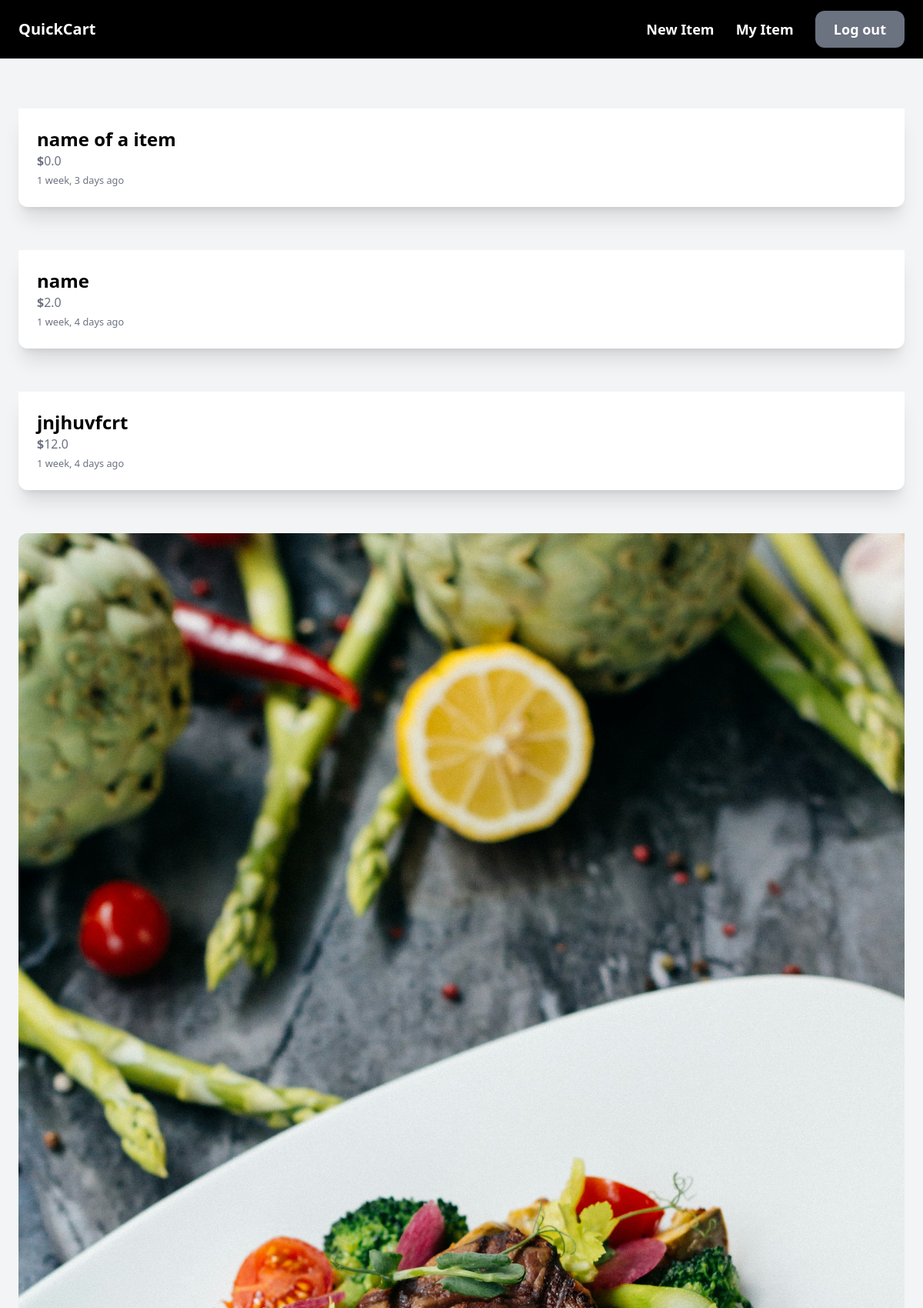
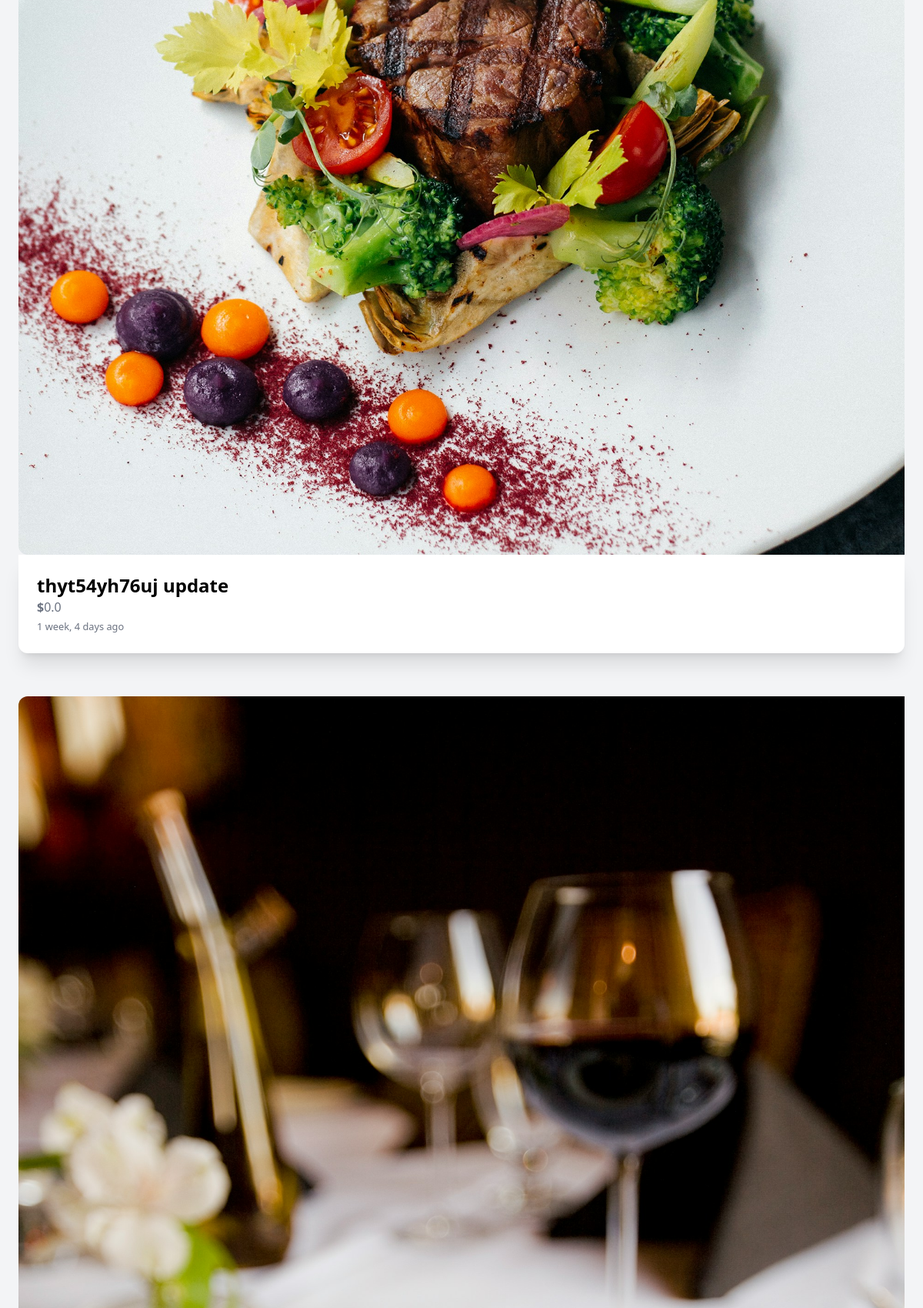
The app's page /user/item/ (signed in, upper part) with its own data (2 pictures, top to bottom).
### core/models.py (models this page shows, shortened)
class Item(models.Model):
    category = models.ForeignKey(Category,on_delete=models.CASCADE)
    author = models.ForeignKey(User,on_delete=models.CASCADE)
    name = models.CharField(max_length=100)
    discription = models.TextField(null=True,blank=True)
    created_by = models.DateTimeField(auto_now_add=True)
    updated_by = models.DateTimeField(auto_now=True)
    price = models.FloatField(null=True,blank=True,default=0.00)
    image = models.ImageField(default='pics.jpg',upload_to='images',null=True,blank=True)
    class Meta:
        ordering = ['-created_by','updated_by']

### core/views.py (the view)
# urls.py: path('user/item/',views.user_detail,name='user_item')
@login_required
def user_detail(request):
    item = Item.objects.filter(author=request.user)
    return render(request,'core/user_detail.html',{'item':item})

### core/templates/core/user_detail.html (shortened to what this page needs)
{% extends 'core/base.html' %}
{% block content %}
{% if item %}
{% for item in item %}
<div class="grid lg:grid-cols-3 gap-10 flex justify-center item-center h-srceen">
  <div class="col-span-3">
    <img src="{{ item.image.url }}" alt="" class="rounded-l-xl">
    <div class="p-6 bg-white rounded-b-xl shadow-xl mb-4">
    <a href="{% url 'detail' item.id %}"><h1 class="text-2xl font-bold">{{ item.name }}</h1></a>
    <p class="text-gray-500 "><strong>$</strong>{{ item.price }}</p>
    <small class="text-gray-500">{{item.created_by | timesince}} ago</small>
  </div>
 {% endfor %}
{% endif %}
{% endblock %}

### records on screen
Item: name "name of a item", price "0.0", created_by "1 week, 3 days"
Item: name "name", price "2.0", created_by "1 week, 4 days"
Item: name "jnjhuvfcrt", price "12.0", created_by "1 week, 4 days"
Item: image (picture), name "thyt54yh76uj update", price "0.0", created_by "1 week, 4 days"
Item: image (picture)
